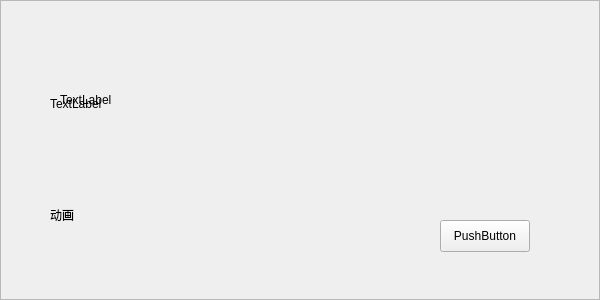
<?xml version="1.0" encoding="UTF-8"?>
<ui version="4.0">
 <class>Frame</class>
 <widget class="QFrame" name="Frame">
  <property name="geometry">
   <rect>
    <x>0</x>
    <y>0</y>
    <width>600</width>
    <height>300</height>
   </rect>
  </property>
  <property name="windowTitle">
   <string>Frame</string>
  </property>
  <property name="frameShape">
   <enum>QFrame::StyledPanel</enum>
  </property>
  <property name="frameShadow">
   <enum>QFrame::Raised</enum>
  </property>
  <widget class="QPushButton" name="nextButton">
   <property name="geometry">
    <rect>
     <x>440</x>
     <y>220</y>
     <width>90</width>
     <height>32</height>
    </rect>
   </property>
   <property name="text">
    <string>PushButton</string>
   </property>
   <property name="UIText" stdset="0">
    <string>110007</string>
   </property>
   <property name="UIClass" stdset="0">
    <string>wbutton</string>
   </property>
  </widget>
  <widget class="QLabel" name="label">
   <property name="geometry">
    <rect>
     <x>50</x>
     <y>190</y>
     <width>500</width>
     <height>50</height>
    </rect>
   </property>
   <property name="text">
    <string>动画</string>
   </property>
   <property name="UIHide" stdset="0">
    <string>false</string>
   </property>
   <property name="UIClass" stdset="0">
    <string>wtext2</string>
   </property>
   <property name="UIText" stdset="0">
    <string>110306</string>
   </property>
  </widget>
  <widget class="QLabel" name="promptLabel">
   <property name="geometry">
    <rect>
     <x>60</x>
     <y>40</y>
     <width>480</width>
     <height>120</height>
    </rect>
   </property>
   <property name="text">
    <string>TextLabel</string>
   </property>
   <property name="UIText" stdset="0">
    <string>110212</string>
   </property>
   <property name="UIClass" stdset="0">
    <string>wtext</string>
   </property>
   <property name="UIHide" stdset="0">
    <string>true</string>
   </property>
  </widget>
  <widget class="QLabel" name="label_2">
   <property name="geometry">
    <rect>
     <x>50</x>
     <y>24</y>
     <width>500</width>
     <height>160</height>
    </rect>
   </property>
   <property name="text">
    <string>TextLabel</string>
   </property>
   <property name="UIMovie" stdset="0">
    <string>g_power</string>
   </property>
  </widget>
  <zorder>promptLabel</zorder>
  <zorder>label_2</zorder>
  <zorder>label</zorder>
  <zorder>nextButton</zorder>
 </widget>
 <resources/>
 <connections/>
</ui>
